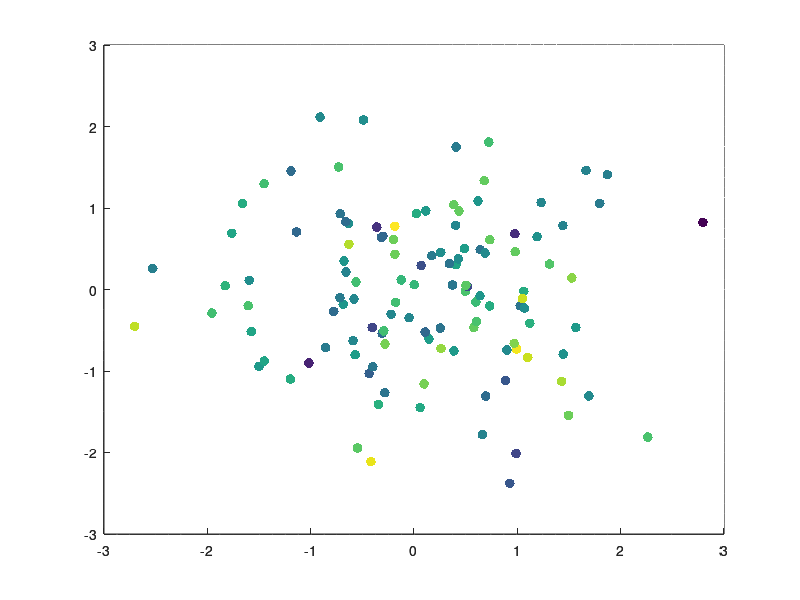

Reproduce this figure in MATLAB. (Note: this script raises an error after producing the figure.)
%%Create two axes
figure(7)
ax1 = axes;
[x,y,z] = peaks;
surf(ax1,x,y,z)
view(2)
ax2 = axes;
scatter(ax2,randn(1,120),randn(1,120),50,randn(1,120),'filled')
%%Link them together
linkaxes([ax1,ax2])
%%Hide the top axes
ax2.Visible = 'off';
ax2.XTick = [];
ax2.YTick = [];
%%Give each one its own colormap
colormap(ax1,'hot')
colormap(ax2,'cool')
%%Then add colorbars and get everything lined up
set([ax1,ax2],'Position',[.17 .11 .685 .815]);
cb1 = colorbar(ax1,'Position',[.05 .11 .0675 .815]);
cb2 = colorbar(ax2,'Position',[.88 .11 .0675 .815]);